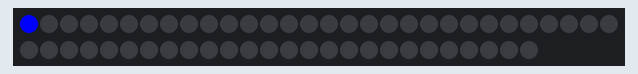
Simulated run of this sketch. Board: Arduino Uno, built with avr-gcc and run on an emulated ATmega328P. On the bench: 56 RGB LEDs in strip order, left to right, continuing on the next row. Dim RGB values are drawn brighter than linear.

Above: at 0.05 s.
At 5.68 s:
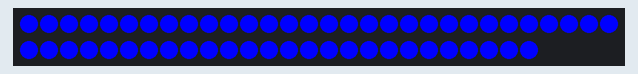
At 9.98 s:
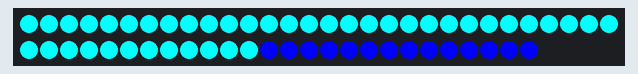
At 19.91 s:
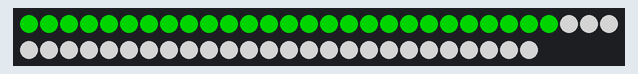
At 29.84 s:
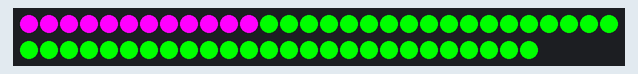
At 39.87 s:
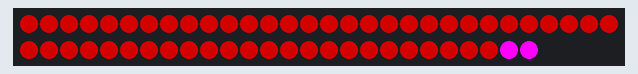

The sketch:

Neopixel_Beachparty.ino
```cpp
#include <colorcodes.h>
#include <Adafruit_NeoPixel.h>

#define PIN 6
#define NUM_LIGHTS  56


// Parameter 1 = number of pixels in strip
// Parameter 2 = pin number (most are valid)
// Parameter 3 = pixel type flags, add together as needed:
//   NEO_KHZ800  800 KHz bitstream (most NeoPixel products w/WS2812 LEDs)
//   NEO_KHZ400  400 KHz (classic 'v1' (not v2) FLORA pixels, WS2811 drivers)
//   NEO_GRB     Pixels are wired for GRB bitstream (most NeoPixel products)
//   NEO_RGB     Pixels are wired for RGB bitstream (v1 FLORA pixels, not v2)
Adafruit_NeoPixel strip = Adafruit_NeoPixel(NUM_LIGHTS, PIN, NEO_GRB + NEO_KHZ800);


void setup() {
  strip.begin();
  strip.show(); // Initialize all pixels to 'off'
}

void loop() {
  colorWipe(strip.Color(blue), 100);
  colorWipe(strip.Color(cyan), 100);
  colorWipe(strip.Color(gray), 100);
  colorWipe(strip.Color(green), 100);
  colorWipe(strip.Color(lime), 100);
  colorWipe(strip.Color(magenta), 100);
  colorWipe(strip.Color(maroon), 100);
  colorWipe(strip.Color(navy), 100);
  colorWipe(strip.Color(olive), 100);
  colorWipe(strip.Color(oranje), 100);
  colorWipe(strip.Color(purple), 100);
  colorWipe(strip.Color(red), 100);
  colorWipe(strip.Color(silver), 100);
  colorWipe(strip.Color(teal), 100);
  colorWipe(strip.Color(white), 100);
  colorWipe(strip.Color(yellow), 100);

  //rainbow(20);
  //rainbowCycle(20);
}

// Fill the dots one after the other with a color
void colorWipe(uint32_t c, uint8_t wait) {
  for(uint16_t i=0; i<strip.numPixels(); i++) {
      strip.setPixelColor(i, c);
      strip.show();
      delay(wait);
  }
}

void rainbow(uint8_t wait) {
  uint16_t i, j;

  for(j=0; j<256; j++) {
    for(i=0; i<strip.numPixels(); i++) {
      strip.setPixelColor(i, Wheel((i+j) & 255));
    }
    strip.show();
    delay(wait);
  }
}

// Slightly different, this makes the rainbow equally distributed throughout
void rainbowCycle(uint8_t wait) {
  uint16_t i, j;

  for(j=0; j<256*5; j++) { // 5 cycles of all colors on wheel
    for(i=0; i< strip.numPixels(); i++) {
      strip.setPixelColor(i, Wheel(((i * 256 / strip.numPixels()) + j) & 255));
    }
    strip.show();
    delay(wait);
  }
}

// Input a value 0 to 255 to get a color value.
// The colours are a transition r - g - b - back to r.
uint32_t Wheel(byte WheelPos) {
  if(WheelPos < 85) {
   return strip.Color(WheelPos * 3, 255 - WheelPos * 3, 0);
  } else if(WheelPos < 170) {
   WheelPos -= 85;
   return strip.Color(255 - WheelPos * 3, 0, WheelPos * 3);
  } else {
   WheelPos -= 170;
   return strip.Color(0, WheelPos * 3, 255 - WheelPos * 3);
  }
}
```

colorcodes.h
```cpp
//define colors
#define black 0,0,0
#define blue  0,0,255
#define cyan 0,255,255
#define gray 128,128,128
#define green 0,128,0
#define lime 0,255,0
#define magenta 255,0,255
#define maroon 128,0,0
#define navy 0,0,128
#define olive 128,128,0
#define purple 128,0,128
#define red 255,0,0
#define silver 192,192,192
#define teal 0,128,128
#define white 255,255,255
#define yellow 255,255,0
#define oranje 255,165,0
```
